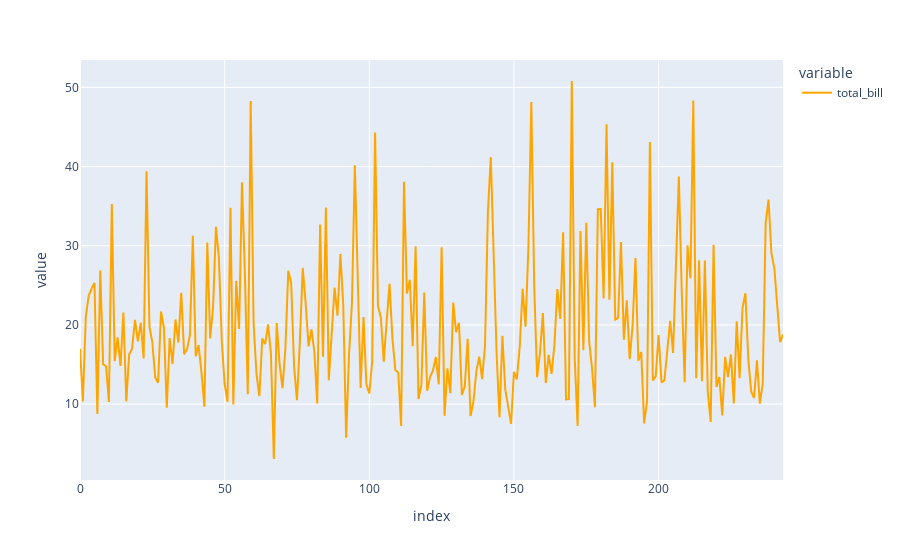

Notebook code cell kept with this figure:
### Code cell
px.line(tips['total_bill'] , color_discrete_sequence=['orange'])

### Figure 1 — Plotly figure (JSON) as saved in the notebook; plotly's stock layout.template omitted (floating-point values rounded to 4 significant figures; data arrays with more than 128 entries replaced by an {"elided": "..."} marker saying what was removed)
{"data": [{"hovertemplate": "variable=total_bill<br>index=%{x}<br>value=%{y}<extra></extra>", "legendgroup": "total_bill", "line": {"color": "orange", "dash": "solid"}, "marker": {"symbol": "circle"}, "mode": "lines", "name": "total_bill", "orientation": "v", "showlegend": true, "type": "scatter", "x": {"elided": "244 int values"}, "xaxis": "x", "y": {"elided": "244 float values"}, "yaxis": "y"}], "layout": {"legend": {"title": {"text": "variable"}, "tracegroupgap": 0}, "margin": {"t": 60}, "xaxis": {"anchor": "y", "domain": [0, 1], "title": {"text": "index"}}, "yaxis": {"anchor": "x", "domain": [0, 1], "title": {"text": "value"}}}}
